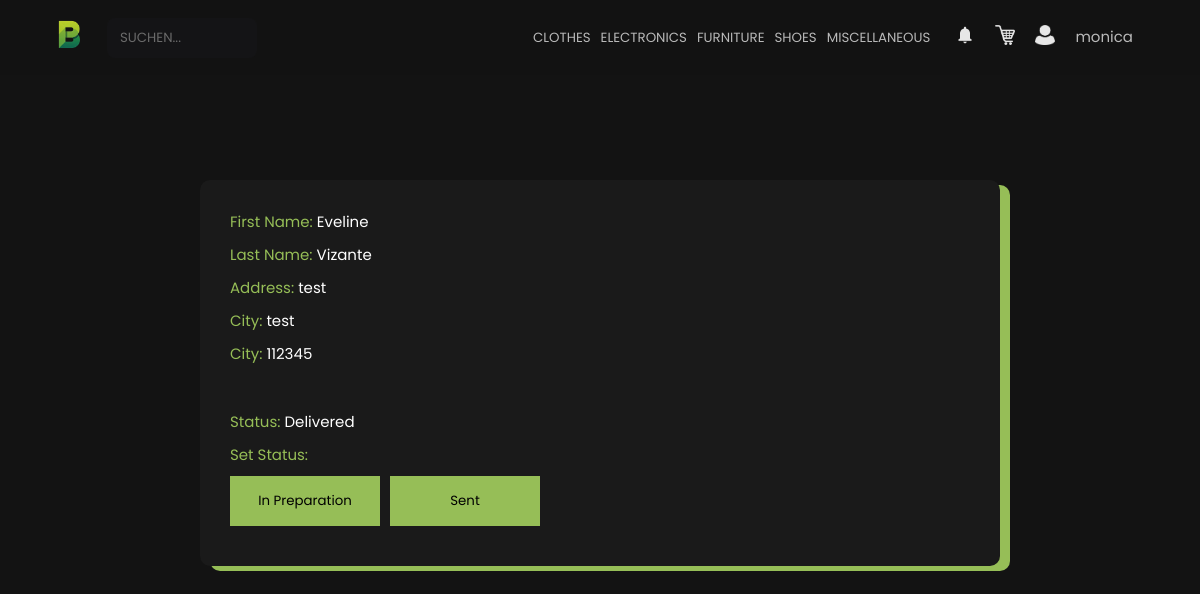
The page /webseite-projekt/public/Private/notificationDetail.php?id=18&status=5&product_id=363 (signed in) on the database its author committed.
### tables this page shows
CREATE TABLE `category` (
  `id` int(255) NOT NULL,
  `name` varchar(255) NOT NULL
);

CREATE TABLE `person` (
  `id_person` int(11) NOT NULL,
  `first_name` varchar(255) NOT NULL,
  `review` int(255) DEFAULT NULL,
  `email` varchar(255) NOT NULL,
  `password` varchar(255) NOT NULL,
  `picture` varchar(255) DEFAULT NULL,
  `last_name` varchar(255) NOT NULL,
  `address` varchar(255) DEFAULT NULL,
  `town` varchar(255) DEFAULT NULL,
  `area_code` int(255) DEFAULT NULL,
  `payment_form` int(255) DEFAULT NULL
);

### webseite-projekt/public/Controller/getData.php (called while the page is built, shortened)
<?php
$servername = "db:3306";
$username = "db";
$password = "db";
$dbname = "db";
$conn = new mysqli($servername, $username, $password, $dbname);
$categorySql = "SELECT name FROM category";
$category = $conn->query($categorySql);
?>

### webseite-projekt/public/Private/notificationDetail.php (the view, shortened to what this page needs)
<?php
require "../Controller/getData.php";
?>
<!DOCTYPE html>
<html lang="de">
<head>
	<link rel="stylesheet" href="../../Styling/Css/all.css">
</head>
<body>
<?php
require "nav.php";
$servername = "db:3306";
$username = "db";
$password = "db";
$dbname = "db";
$conn = new mysqli($servername, $username, $password, $dbname);
if (isset($_POST["buyer_id"])) {
	$buyer_id = $_POST["buyer_id"];
	$product_id = $_POST["product_id"];
	$status = $_POST["status"];
} else if (isset($_GET['id'])) {
	$buyer_id = $_GET['id'];
	$status = $_GET["status"];
}
$getDataFromBuyerSql = "SELECT * FROM person WHERE person.id_person = $buyer_id;";
$getDataFromBuyer = $conn->query($getDataFromBuyerSql);
echo "<div class='main-content row'>";
echo "<div class='main-content-div status-div'>";
while ($row = $getDataFromBuyer->fetch_assoc()) {
	echo "<p>  <span>First Name:</span> " . $row["first_name"] . "</p>";
	echo "<p> <span>Last Name: </span> " . $row["last_name"] . "</p>";
	echo "<p> <span>Address: </span>" . $row["address"] . "</p>";
	echo "<p><span> City: </span>" . $row["town"] . "</p>";
	echo "<p><span> City: </span>" . $row["area_code"] . "</p>";
	echo "<br>";
	echo "<p> <span>Status:</span>  <span class='status-display'>" . $status . "</span></p>";
	echo "<form method='post' action='../Controller/addData.php'>";
	echo "<p><span>Set Status:</span></p>";
	echo "<div class='status-button-wrapper'>";
	echo "<button name='status' id='preparing' value='1' onclick='updateStatus(this.value)' class='green-button'>In Preparation</button>";
	echo "<button name='status' id='send' value='2' onclick='updateStatus(this.value)' class='green-button'>Sent</button>";
	echo "</div>";
	echo "</form>";
}
echo "</div>";
echo "</div>";
?>
</body>
</html>

### webseite-projekt/public/Private/nav.php (shortened to what this page needs)
<?php
$rows = [];
if ($category->num_rows > 0) {
	while ($row = $category->fetch_assoc()) {
		$rows[] = $row;
	}
}
if (isset($_SESSION['first_name'])) {
	$first_name = $_SESSION['first_name'];
}
?>
<!DOCTYPE html>
<html lang="de">
<head>
	<link rel="stylesheet" href="../Styling/Css/nav.css">
</head>
<body>
<nav>
	<div class="nav-menu-wrapper">
		<div class="nav-menu-container">
			<div class="nav-menu-search">
				<a href="index.php">
					<img src="/Styling/Images/logoNew2.png" width="75" height="75" style="object-fit: scale-down">
				</a>
				<form action="../Controller/getData.php" method="POST" id="nav-search-form" class="home-search">
					<input type="search" id="nav-search-input" name="searchResult"
						   placeholder="Suchen..."
						   aria-label="Suchen">
				</form>
			</div>
			<div class="nav-menu-category">
				<form action="list.php" method="get" id="searchCategoryForm">
					<?php
					foreach ($rows as $row) {
						echo "<button type='text' name='category' id='" . $row["name"] . "' class='category-button' value='" . $row["name"] . "'>" . $row["name"] . "</button>";
					}
					?>
				</form>
			</div>
			<div class="nav-menu-links">
				<?php
				if (isset($first_name)) {
					echo '<a href="notification.php"><img src="/Styling/Images/Icons/appointment-reminders.png" width="20" height="20"></a>';
					echo '<a href="cart.php"><img src="/Styling/Images/Icons/shopping-cart-xxl.png" width="20" height="20"></a>';
				} else {
					echo '<a href="Account/account.php"><img src="/Styling/Images/Icons/appointment-reminders.png" width="20" height="20"></a>';
					echo '<a href="Account/account.php"><img src="/Styling/Images/Icons/shopping-cart-xxl.png" width="20" height="20"></a>';
				}
				?>
				<a href="" id="login-link">
					<img src="/Styling/Images/Icons/user.png" width="20" height="20">
					<?php
					if (isset($first_name)) {
						echo "<a href='accountDetail.php' id='login-text'>$first_name</a>";
					}
					?>
				</a>
			</div>
		</div>
	</div>
</nav>
</body>
</html>

### webseite-projekt/public/Styling/Css/home.css (style rules this page uses)
* { margin: 0; padding: 0; box-sizing: border-box; font-family: "Poppins", sans-serif; }
body { background-color: #131313; color: #cccccc; }
p, a { font-size: 15px; text-decoration: underline transparent; }
body { margin: 0; }

### webseite-projekt/public/Styling/Css/form.css (style rules this page uses)
.row { justify-content: center; margin: 0 auto; flex-direction: column; gap: 10px; align-items: center; }

### rows shown on the page
category: name "CLOTHES"
category: name "ELECTRONICS"
category: name "FURNITURE"
category: name "SHOES"
category: name "MISCELLANEOUS"
person: first_name "Eveline", last_name "Vizante", address "test", town "test", area_code "112345"

### other values the page prints
$first_name "monica"
